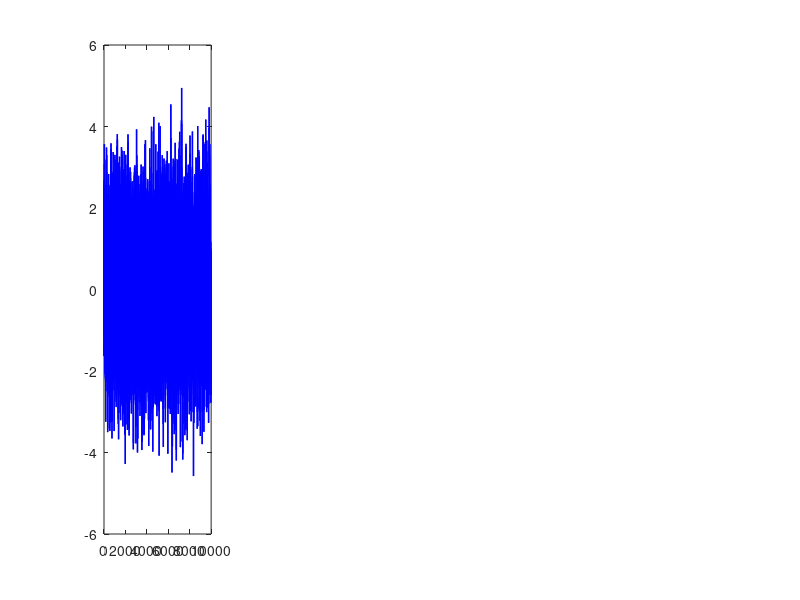

Here is the MATLAB script that generated this plot: (Note: this script raises an error after producing the figure.)
%% Assignment 2.3
close all; clear all ; clc

%Number of samples to use
N=10000;

%Generating clean signal
omega_0 = 0.01*pi;
n=(0:N-1)';
x = sin(omega_0.*n);

%Filter coefficients for coloured noise
a=1;
b=[1 0 0.5];

%% ==================================================================================
%% Part a) - Verifying the minimum delta
%% ==================================================================================
mu=0.01; %LMS learning rate
filter_order = 5; %LMS filter order
N_iter=100; %Number of iterations
delay=(1:4);
figure;
MSPE_2 = zeros(length(delay),1);
figure(1);
for i=1:length(delay)
    MSPE_delay = zeros(N_iter,1);
    x_approx_1 = zeros(N_iter,N);
    subplot(1,length(delay),i)
    for iter = 1:N_iter
        v = randn(N,1); %white noise
        h=filter(b,a,v); %obtaining coloured noise
        s = x+h; %Noise-corrupted signal
        if iter==1
            plot(s,'b','Linewidth',1)
        else
            plot(s,'b','Linewidth',1,'HandleVisibility','off')
        end
        hold on
        [x_hat,~,~] = ALE_lms(s,mu,filter_order,delay(i));
        x_approx_1(iter,:)=x_hat;
        MSPE_delay(iter) = mean((x(500:end)-x_hat(500:end)).^2);
    end
    for k=1:N_iter
        if k==1
            plot(x_approx_1(k,:),'r','Linewidth',1)
        else 
            plot(x_approx_1(k,:),'r','Linewidth',1,'HandleVisibility','off')
        end
    end
    
    plot(x,'k','Linewidth',1)
    grid on
    grid minor
    ylim([-6 6])
    xlabel('Sample Index','FontSize',11); ylabel('Amplitude','FontSize',11);
    MSPE_2(i) = mean(MSPE_delay);
    title(['\Delta=',num2str(delay(i)),' and MSPE=',num2str(MSPE_2(i))])
    legend('Noise-corrpupted','ALE estimate','clean')
end


%% ==================================================================================
%% Part b) 
%% ==================================================================================

%% 1. Effects of delta on MSPE
mu=0.01; %LMS learning rate
filter_order = [5:5:20]; %LMS filter order
N_iter=100; %Number of iterations
delay = (1:25);
MSPE_1 = zeros(length(delay),1);
x_hat_plot = zeros(3,N);

index=1;
figure(2);
subplot(1,3,1)
for k=1:length(filter_order)
    k
    for i=1:length(delay)
        MSPE_delay = zeros(N_iter,1);
        x_approx_1 = zeros(N_iter,N);
        for iter = 1:N_iter
            v = randn(N,1);
            h=filter(b,a,v);
            s = x+h;
            [x_hat,~,~] = ALE_lms(s,mu,filter_order(k),delay(i));
            x_approx_1(iter,:)=x_hat;
            MSPE_delay(iter) = mean((x-x_hat).^2);
        end
        if filter_order(k)==5 && (delay(i)==3 || delay(i)==25)
            x_hat_plot(index,:)=mean(x_approx_1);
            index=index+1;
        end
        MSPE_1(i) = mean(MSPE_delay);
    end
    
    plot(MSPE_1,'Linewidth',1)
    hold on
end
xlim([1 length(delay)])
xlabel('Delay \Delta','FontSize',11); ylabel('MSPE','FontSize',11)
title('Effects of \Delta on MSPE','FontSize',11)
legend('M=5','M=10','M=15','M=20')
grid on
grid minor

figure (2)
delays_plot=[3,25];
for i=1:length(delays_plot)
    subplot(1,3,i+1)
    plot(n,x_hat_plot(i,:),'Linewidth',1)
    hold on
    plot(n,x,'k','Linewidth',1)
    xlabel('Sample Index','Fontsize',11); ylabel('Amplitude','Fontsize',11)
    title(['\Delta=', num2str(delays_plot(i))],'Fontsize',11)
    legend('$\hat{x}(n)$','$x(n)$','interpreter','latex');
    grid on
    grid minor
end


% legend()
    
    
    
%% 2. Effects of model order M on MSPE
mu=0.001; %LMS learning rate
filter_order = [1:20]; %LMS filter order
N_iter=100; %Number of iterations
delay = 3; %minimum delay used
MSPE_2 = zeros(length(filter_order),1);
N=10000;
omega_0 = 0.01*pi;
n=(0:N-1)';
x = sin(omega_0.*n);
figure;
for i=1:length(filter_order)
    i
    MSPE_model_order = zeros(N_iter,1);
    x_approx_2 = zeros(N_iter,N);
    for iter = 1:N_iter
        v = randn(N,1);
        h=filter(b,a,v);
        s = x+h;
        [x_hat,~,~] = ALE_lms(s,mu,filter_order(i),delay);
        x_approx_2(iter,:)=x_hat;
        MSPE_model_order(iter) = mean((x-x_hat).^2);
    end
    MSPE_2(i) = mean(MSPE_model_order);
%     if (filter_order(i)==1 || filter_order(i)==200)
        plot(mean(x_approx_2))
        hold on
%     end
end
plot(x)

%Obtaining optimal order
[Min_M, index] = min(MSPE_2);

figure(3);
plot(MSPE_2,'Linewidth',1)
hold on
stem(index,MSPE_2(index),'Linewidth',1,'LineStyle','none')
ylim([0.3 0.55])
xlabel('Filter order M','FontSize',11); ylabel('MSPE','FontSize',11)
title('Effects of M on MSPE','FontSize',11)
grid on
grid minor

%% ==================================================================================
%% Part c) - Implementing ANC algorithm
%% ==================================================================================

mu=0.01; %LMS learning rate
filter_order = 5; %LMS filter order
N_iter=100; %Number of iterations
x_approx_3= zeros(N_iter,N);
x_approx_4 = zeros(N_iter,N);
MSPE_3 = zeros(N_iter,1);
MSPE_4 = zeros(N_iter,1);
delay = 3; %minimum delay used
figure;
for iter = 1:N_iter
    v = randn(N,1); %white noise
    h=filter(b,a,v); %obtaining coloured noise
    s = x+h; %Noise-corrupted signal
    u=0.7*h + 0.1;%Obtaining reference signal
    
    %Computing ALE algorithm
    [x_hat,~,~] = ALE_lms(s,mu,filter_order,delay);
    x_approx_3(iter,:)=x_hat;
    MSPE_3(iter) = mean((x-x_hat).^2);
    
    %Computing ANC algorithm
    [noise_est,x_hat,~] = ANC_lms(u,s,mu,filter_order);
    x_approx_4(iter,:)=x_hat;
    MSPE_4(iter) = mean((x-x_hat).^2);
    
    subplot(2,2,1)
    if iter==1 
        plot(s,'b','Linewidth',1)
    else
        plot(s,'b','Linewidth',1,'HandleVisibility','off')
    end
    hold on
    
    subplot(2,2,2)
    if iter==1
        plot(s,'b','Linewidth',1)
    else
        plot(s,'b','Linewidth',1,'HandleVisibility','off')
    end
    hold on
end
for k=1:N_iter
    subplot(2,2,1)
    if k==1
        plot(x_approx_3(k,:),'r','Linewidth',1)
    else
        plot(x_approx_3(k,:),'r','Linewidth',1,'HandleVisibility','off')
    end
end
plot(x,'k','Linewidth',1)
grid on
grid minor
ylim([-6 6])
xlabel('Sample Index','FontSize',11); ylabel('Amplitude','FontSize',11);
legend('Noise-corrupted','ALE estimate','clean')
MSPE_ALE = mean(MSPE_3);
title(['ALE with MSE = ', num2str(MSPE_ALE),' | M=5 and \Delta=3'])

for k=1:N_iter
    subplot(2,2,2)
    if k==1
        plot(x_approx_4(k,:),'r','Linewidth',1)
    else
        plot(x_approx_4(k,:),'r','Linewidth',1,'HandleVisibility','off')
    end
end
plot(x,'k','Linewidth',1)
grid on
grid minor
ylim([-6 6])
xlabel('Sample Index','FontSize',11); ylabel('Amplitude','FontSize',11);
legend('Noise-corrupted','ANC estimate','clean')
MSPE_ANC = mean(MSPE_4);
title(['ANC with MSE = ', num2str(MSPE_ANC),' | M=5'])

%Obtaining the ensemble-averaged signal
x_approx_ALE = mean(x_approx_3);
x_approx_ANC = mean(x_approx_4);

subplot(2,2,3)
plot(x_approx_ALE,'Linewidth',1)
hold on
plot(x,'k','Linewidth',1)
grid on
grid minor
xlabel('Sample index','FontSize',11); ylabel('Amplitude','FontSize',11);
legend('ALE estimate','Clean')
title('ALE algorithm','FontSize',11)

subplot(2,2,4)
plot(x_approx_ANC,'r','Linewidth',1)
hold on
plot(x,'k','Linewidth',1)
grid on
grid minor
xlabel('Sample index','FontSize',11); ylabel('Amplitude','FontSize',11);
legend('ANC estimate','Clean')
title('ANC algorithm','FontSize',11)


